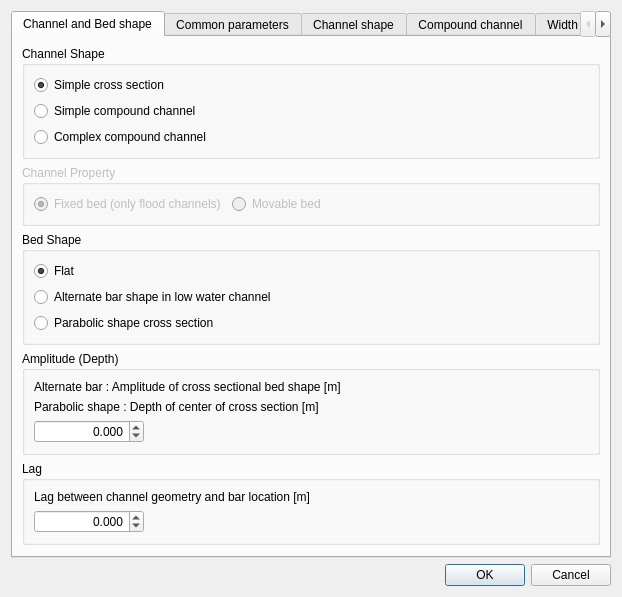
<?xml version="1.0" encoding="UTF-8"?>
<ui version="4.0">
 <class>GridCreatingConditionGridGeneratorSettingDialog</class>
 <widget class="QDialog" name="GridCreatingConditionGridGeneratorSettingDialog">
  <property name="geometry">
   <rect>
    <x>0</x>
    <y>0</y>
    <width>618</width>
    <height>522</height>
   </rect>
  </property>
  <property name="windowTitle">
   <string>Grid Creation</string>
  </property>
  <layout class="QVBoxLayout" name="verticalLayout_6">
   <item>
    <widget class="QTabWidget" name="gridGeneratorTabWidget">
     <property name="minimumSize">
      <size>
       <width>600</width>
       <height>0</height>
      </size>
     </property>
     <property name="currentIndex">
      <number>0</number>
     </property>
     <property name="documentMode">
      <bool>false</bool>
     </property>
     <property name="tabsClosable">
      <bool>false</bool>
     </property>
     <widget class="QWidget" name="bedShapeTab">
      <attribute name="title">
       <string>Channel and Bed shape</string>
      </attribute>
      <layout class="QVBoxLayout" name="verticalLayout_5">
       <item>
        <widget class="QGroupBox" name="channelShapeGroupBox">
         <property name="title">
          <string>Channel Shape</string>
         </property>
         <layout class="QVBoxLayout" name="verticalLayout">
          <item>
           <widget class="QRadioButton" name="singleSectionRadioButton">
            <property name="text">
             <string>Simple cross section</string>
            </property>
            <property name="checked">
             <bool>true</bool>
            </property>
           </widget>
          </item>
          <item>
           <widget class="QRadioButton" name="simpleCompoundRadioButton">
            <property name="text">
             <string>Simple compound channel</string>
            </property>
           </widget>
          </item>
          <item>
           <widget class="QRadioButton" name="complexCompoundRadioButton">
            <property name="text">
             <string>Complex compound channel</string>
            </property>
           </widget>
          </item>
         </layout>
        </widget>
       </item>
       <item>
        <widget class="QGroupBox" name="channelPropertyGroupBox">
         <property name="enabled">
          <bool>false</bool>
         </property>
         <property name="title">
          <string>Channel Property</string>
         </property>
         <layout class="QHBoxLayout" name="horizontalLayout">
          <item>
           <widget class="QRadioButton" name="fixedRadioButton">
            <property name="text">
             <string>Fixed bed (only flood channels)</string>
            </property>
            <property name="checked">
             <bool>true</bool>
            </property>
           </widget>
          </item>
          <item>
           <widget class="QRadioButton" name="movableRadioButton">
            <property name="text">
             <string>Movable bed</string>
            </property>
            <property name="checked">
             <bool>false</bool>
            </property>
           </widget>
          </item>
          <item>
           <spacer name="horizontalSpacer_15">
            <property name="orientation">
             <enum>Qt::Horizontal</enum>
            </property>
            <property name="sizeHint" stdset="0">
             <size>
              <width>270</width>
              <height>20</height>
             </size>
            </property>
           </spacer>
          </item>
         </layout>
        </widget>
       </item>
       <item>
        <widget class="QGroupBox" name="bedShapeGroupBox">
         <property name="title">
          <string>Bed Shape</string>
         </property>
         <layout class="QVBoxLayout" name="verticalLayout_2">
          <item>
           <widget class="QRadioButton" name="flatRadioButton">
            <property name="text">
             <string>Flat</string>
            </property>
            <property name="checked">
             <bool>true</bool>
            </property>
           </widget>
          </item>
          <item>
           <widget class="QRadioButton" name="barRadioButton">
            <property name="text">
             <string>Alternate bar shape in low water channel</string>
            </property>
           </widget>
          </item>
          <item>
           <widget class="QRadioButton" name="parabolicRadioButton">
            <property name="text">
             <string>Parabolic shape cross section</string>
            </property>
           </widget>
          </item>
         </layout>
        </widget>
       </item>
       <item>
        <widget class="QGroupBox" name="amplitudeGroupBox">
         <property name="title">
          <string>Amplitude (Depth)</string>
         </property>
         <layout class="QVBoxLayout" name="verticalLayout_3">
          <item>
           <widget class="QLabel" name="barLabel">
            <property name="text">
             <string>Alternate bar : Amplitude of cross sectional bed shape [m]</string>
            </property>
           </widget>
          </item>
          <item>
           <widget class="QLabel" name="parabolicLabel">
            <property name="text">
             <string>Parabolic shape : Depth of center of cross section [m]</string>
            </property>
           </widget>
          </item>
          <item>
           <layout class="QHBoxLayout" name="horizontalLayout_3">
            <item>
             <widget class="QDoubleSpinBox" name="amplitudeSpinBox">
              <property name="minimumSize">
               <size>
                <width>110</width>
                <height>0</height>
               </size>
              </property>
              <property name="alignment">
               <set>Qt::AlignRight|Qt::AlignTrailing|Qt::AlignVCenter</set>
              </property>
              <property name="decimals">
               <number>3</number>
              </property>
              <property name="minimum">
               <double>-1000000000.000000000000000</double>
              </property>
              <property name="maximum">
               <double>1000000000.000000000000000</double>
              </property>
             </widget>
            </item>
            <item>
             <spacer name="horizontalSpacer">
              <property name="orientation">
               <enum>Qt::Horizontal</enum>
              </property>
              <property name="sizeHint" stdset="0">
               <size>
                <width>40</width>
                <height>20</height>
               </size>
              </property>
             </spacer>
            </item>
           </layout>
          </item>
         </layout>
        </widget>
       </item>
       <item>
        <widget class="QGroupBox" name="lagGroupBox">
         <property name="title">
          <string>Lag</string>
         </property>
         <layout class="QVBoxLayout" name="verticalLayout_4">
          <item>
           <widget class="QLabel" name="lagLabel">
            <property name="text">
             <string>Lag between channel geometry and bar location [m]</string>
            </property>
           </widget>
          </item>
          <item>
           <layout class="QHBoxLayout" name="horizontalLayout_2">
            <item>
             <widget class="QDoubleSpinBox" name="lagSpinBox">
              <property name="minimumSize">
               <size>
                <width>110</width>
                <height>0</height>
               </size>
              </property>
              <property name="alignment">
               <set>Qt::AlignRight|Qt::AlignTrailing|Qt::AlignVCenter</set>
              </property>
              <property name="decimals">
               <number>3</number>
              </property>
              <property name="minimum">
               <double>-1000000000.000000000000000</double>
              </property>
              <property name="maximum">
               <double>1000000000.000000000000000</double>
              </property>
             </widget>
            </item>
            <item>
             <spacer name="horizontalSpacer_2">
              <property name="orientation">
               <enum>Qt::Horizontal</enum>
              </property>
              <property name="sizeHint" stdset="0">
               <size>
                <width>40</width>
                <height>20</height>
               </size>
              </property>
             </spacer>
            </item>
           </layout>
          </item>
         </layout>
        </widget>
       </item>
       <item>
        <spacer name="verticalSpacer_2">
         <property name="orientation">
          <enum>Qt::Vertical</enum>
         </property>
         <property name="sizeHint" stdset="0">
          <size>
           <width>20</width>
           <height>1</height>
          </size>
         </property>
        </spacer>
       </item>
      </layout>
     </widget>
     <widget class="QWidget" name="parametersTab">
      <attribute name="title">
       <string>Common parameters</string>
      </attribute>
      <layout class="QVBoxLayout" name="verticalLayout_7">
       <item>
        <widget class="QLabel" name="waveLengthLabel">
         <property name="text">
          <string>Meander wave length [m] :</string>
         </property>
        </widget>
       </item>
       <item>
        <layout class="QHBoxLayout" name="horizontalLayout_6">
         <item>
          <widget class="QDoubleSpinBox" name="waveLengthSpinBox">
           <property name="minimumSize">
            <size>
             <width>110</width>
             <height>0</height>
            </size>
           </property>
           <property name="alignment">
            <set>Qt::AlignRight|Qt::AlignTrailing|Qt::AlignVCenter</set>
           </property>
           <property name="decimals">
            <number>3</number>
           </property>
           <property name="minimum">
            <double>0.001000000000000</double>
           </property>
           <property name="maximum">
            <double>1000000000.000000000000000</double>
           </property>
          </widget>
         </item>
         <item>
          <spacer name="horizontalSpacer_7">
           <property name="orientation">
            <enum>Qt::Horizontal</enum>
           </property>
           <property name="sizeHint" stdset="0">
            <size>
             <width>40</width>
             <height>20</height>
            </size>
           </property>
          </spacer>
         </item>
        </layout>
       </item>
       <item>
        <widget class="QLabel" name="waveNumberLabel">
         <property name="text">
          <string>Wave number :</string>
         </property>
        </widget>
       </item>
       <item>
        <layout class="QHBoxLayout" name="horizontalLayout_5">
         <item>
          <widget class="QSpinBox" name="waveNumberSpinBox">
           <property name="minimumSize">
            <size>
             <width>110</width>
             <height>0</height>
            </size>
           </property>
           <property name="alignment">
            <set>Qt::AlignRight|Qt::AlignTrailing|Qt::AlignVCenter</set>
           </property>
           <property name="minimum">
            <number>1</number>
           </property>
           <property name="maximum">
            <number>2000000000</number>
           </property>
           <property name="value">
            <number>1</number>
           </property>
          </widget>
         </item>
         <item>
          <spacer name="horizontalSpacer_6">
           <property name="orientation">
            <enum>Qt::Horizontal</enum>
           </property>
           <property name="sizeHint" stdset="0">
            <size>
             <width>40</width>
             <height>20</height>
            </size>
           </property>
          </spacer>
         </item>
        </layout>
       </item>
       <item>
        <widget class="QLabel" name="meanderAngleLabel">
         <property name="text">
          <string>Meander angle (degree, zero for a straight channel) :</string>
         </property>
        </widget>
       </item>
       <item>
        <layout class="QHBoxLayout" name="horizontalLayout_8">
         <item>
          <widget class="QDoubleSpinBox" name="meanderAngleSpinBox">
           <property name="minimumSize">
            <size>
             <width>110</width>
             <height>0</height>
            </size>
           </property>
           <property name="alignment">
            <set>Qt::AlignRight|Qt::AlignTrailing|Qt::AlignVCenter</set>
           </property>
           <property name="decimals">
            <number>1</number>
           </property>
           <property name="minimum">
            <double>-360.000000000000000</double>
           </property>
           <property name="maximum">
            <double>360.000000000000000</double>
           </property>
          </widget>
         </item>
         <item>
          <spacer name="horizontalSpacer_3">
           <property name="orientation">
            <enum>Qt::Horizontal</enum>
           </property>
           <property name="sizeHint" stdset="0">
            <size>
             <width>40</width>
             <height>20</height>
            </size>
           </property>
          </spacer>
         </item>
        </layout>
       </item>
       <item>
        <widget class="QLabel" name="slopeLabel">
         <property name="text">
          <string>Channel slope :</string>
         </property>
        </widget>
       </item>
       <item>
        <layout class="QHBoxLayout" name="horizontalLayout_4">
         <item>
          <widget class="QDoubleSpinBox" name="slopeSpinBox">
           <property name="minimumSize">
            <size>
             <width>110</width>
             <height>0</height>
            </size>
           </property>
           <property name="alignment">
            <set>Qt::AlignRight|Qt::AlignTrailing|Qt::AlignVCenter</set>
           </property>
           <property name="decimals">
            <number>6</number>
           </property>
           <property name="minimum">
            <double>-1000000000.000000000000000</double>
           </property>
           <property name="maximum">
            <double>1000000000.000000000000000</double>
           </property>
          </widget>
         </item>
         <item>
          <spacer name="horizontalSpacer_5">
           <property name="orientation">
            <enum>Qt::Horizontal</enum>
           </property>
           <property name="sizeHint" stdset="0">
            <size>
             <width>40</width>
             <height>20</height>
            </size>
           </property>
          </spacer>
         </item>
        </layout>
       </item>
       <item>
        <widget class="QLabel" name="gridNumberLabel">
         <property name="text">
          <string>Number of grids for one wave length in the longitudinal direction :</string>
         </property>
        </widget>
       </item>
       <item>
        <layout class="QHBoxLayout" name="horizontalLayout_7">
         <item>
          <widget class="QSpinBox" name="longitudinalGridNumberSpinBox">
           <property name="minimumSize">
            <size>
             <width>110</width>
             <height>0</height>
            </size>
           </property>
           <property name="alignment">
            <set>Qt::AlignRight|Qt::AlignTrailing|Qt::AlignVCenter</set>
           </property>
           <property name="minimum">
            <number>1</number>
           </property>
           <property name="maximum">
            <number>2000000000</number>
           </property>
          </widget>
         </item>
         <item>
          <spacer name="horizontalSpacer_4">
           <property name="orientation">
            <enum>Qt::Horizontal</enum>
           </property>
           <property name="sizeHint" stdset="0">
            <size>
             <width>40</width>
             <height>20</height>
            </size>
           </property>
          </spacer>
         </item>
        </layout>
       </item>
       <item>
        <spacer name="verticalSpacer">
         <property name="orientation">
          <enum>Qt::Vertical</enum>
         </property>
         <property name="sizeHint" stdset="0">
          <size>
           <width>20</width>
           <height>199</height>
          </size>
         </property>
        </spacer>
       </item>
      </layout>
     </widget>
     <widget class="QWidget" name="channelShapeTab">
      <attribute name="title">
       <string>Channel shape</string>
      </attribute>
      <layout class="QVBoxLayout" name="verticalLayout_11">
       <item>
        <widget class="QGroupBox" name="simpleChannelGroupBox">
         <property name="title">
          <string>Simple channel</string>
         </property>
         <layout class="QVBoxLayout" name="verticalLayout_8">
          <item>
           <widget class="QLabel" name="simpleChannelWidthLabel">
            <property name="text">
             <string>Channel width [m] :</string>
            </property>
           </widget>
          </item>
          <item>
           <layout class="QHBoxLayout" name="horizontalLayout_9">
            <item>
             <widget class="QDoubleSpinBox" name="simpleChannelWidthSpinBox">
              <property name="minimumSize">
               <size>
                <width>110</width>
                <height>0</height>
               </size>
              </property>
              <property name="alignment">
               <set>Qt::AlignRight|Qt::AlignTrailing|Qt::AlignVCenter</set>
              </property>
              <property name="decimals">
               <number>3</number>
              </property>
              <property name="minimum">
               <double>0.001000000000000</double>
              </property>
              <property name="maximum">
               <double>1000000000.000000000000000</double>
              </property>
              <property name="value">
               <double>1.000000000000000</double>
              </property>
             </widget>
            </item>
            <item>
             <spacer name="horizontalSpacer_8">
              <property name="orientation">
               <enum>Qt::Horizontal</enum>
              </property>
              <property name="sizeHint" stdset="0">
               <size>
                <width>40</width>
                <height>20</height>
               </size>
              </property>
             </spacer>
            </item>
           </layout>
          </item>
          <item>
           <widget class="QLabel" name="simpleChannelGridNumberLabel">
            <property name="text">
             <string>Number of grids in the cross sectional direction :</string>
            </property>
           </widget>
          </item>
          <item>
           <layout class="QHBoxLayout" name="horizontalLayout_10">
            <item>
             <widget class="QSpinBox" name="simpleChannelGridNumberSpinBox">
              <property name="minimumSize">
               <size>
                <width>110</width>
                <height>0</height>
               </size>
              </property>
              <property name="alignment">
               <set>Qt::AlignRight|Qt::AlignTrailing|Qt::AlignVCenter</set>
              </property>
              <property name="minimum">
               <number>1</number>
              </property>
              <property name="maximum">
               <number>2000000000</number>
              </property>
             </widget>
            </item>
            <item>
             <spacer name="horizontalSpacer_9">
              <property name="orientation">
               <enum>Qt::Horizontal</enum>
              </property>
              <property name="sizeHint" stdset="0">
               <size>
                <width>40</width>
                <height>20</height>
               </size>
              </property>
             </spacer>
            </item>
           </layout>
          </item>
         </layout>
        </widget>
       </item>
       <item>
        <widget class="QGroupBox" name="simpleCompoundGroupBox">
         <property name="title">
          <string>Simple compound</string>
         </property>
         <layout class="QVBoxLayout" name="verticalLayout_9">
          <item>
           <widget class="QLabel" name="leftWidthLabel">
            <property name="text">
             <string>Width of the left flood channel [m] :</string>
            </property>
           </widget>
          </item>
          <item>
           <layout class="QHBoxLayout" name="horizontalLayout_11">
            <item>
             <widget class="QDoubleSpinBox" name="leftWidthSpinBox">
              <property name="minimumSize">
               <size>
                <width>110</width>
                <height>0</height>
               </size>
              </property>
              <property name="alignment">
               <set>Qt::AlignRight|Qt::AlignTrailing|Qt::AlignVCenter</set>
              </property>
              <property name="decimals">
               <number>3</number>
              </property>
              <property name="minimum">
               <double>0.001000000000000</double>
              </property>
              <property name="maximum">
               <double>1000000000.000000000000000</double>
              </property>
             </widget>
            </item>
            <item>
             <spacer name="horizontalSpacer_10">
              <property name="orientation">
               <enum>Qt::Horizontal</enum>
              </property>
              <property name="sizeHint" stdset="0">
               <size>
                <width>40</width>
                <height>20</height>
               </size>
              </property>
             </spacer>
            </item>
           </layout>
          </item>
          <item>
           <widget class="QLabel" name="simpleLowWidthLabel">
            <property name="text">
             <string>Width of the low water channel [m] :</string>
            </property>
           </widget>
          </item>
          <item>
           <layout class="QHBoxLayout" name="horizontalLayout_12">
            <item>
             <widget class="QDoubleSpinBox" name="simpleLowWidthSpinBox">
              <property name="minimumSize">
               <size>
                <width>110</width>
                <height>0</height>
               </size>
              </property>
              <property name="alignment">
               <set>Qt::AlignRight|Qt::AlignTrailing|Qt::AlignVCenter</set>
              </property>
              <property name="decimals">
               <number>3</number>
              </property>
              <property name="minimum">
               <double>0.001000000000000</double>
              </property>
              <property name="maximum">
               <double>1000000000.000000000000000</double>
              </property>
             </widget>
            </item>
            <item>
             <spacer name="horizontalSpacer_11">
              <property name="orientation">
               <enum>Qt::Horizontal</enum>
              </property>
              <property name="sizeHint" stdset="0">
               <size>
                <width>40</width>
                <height>20</height>
               </size>
              </property>
             </spacer>
            </item>
           </layout>
          </item>
          <item>
           <widget class="QLabel" name="rightWidthLabel">
            <property name="text">
             <string>Width of the right flood channel [m] :</string>
            </property>
           </widget>
          </item>
          <item>
           <layout class="QHBoxLayout" name="horizontalLayout_13">
            <item>
             <widget class="QDoubleSpinBox" name="rightWidthSpinBox">
              <property name="minimumSize">
               <size>
                <width>110</width>
                <height>0</height>
               </size>
              </property>
              <property name="alignment">
               <set>Qt::AlignRight|Qt::AlignTrailing|Qt::AlignVCenter</set>
              </property>
              <property name="decimals">
               <number>3</number>
              </property>
              <property name="minimum">
               <double>0.001000000000000</double>
              </property>
              <property name="maximum">
               <double>1000000000.000000000000000</double>
              </property>
             </widget>
            </item>
            <item>
             <spacer name="horizontalSpacer_12">
              <property name="orientation">
               <enum>Qt::Horizontal</enum>
              </property>
              <property name="sizeHint" stdset="0">
               <size>
                <width>40</width>
                <height>20</height>
               </size>
              </property>
             </spacer>
            </item>
           </layout>
          </item>
         </layout>
        </widget>
       </item>
       <item>
        <widget class="QGroupBox" name="complexCompoundGroupBox">
         <property name="title">
          <string>Complex compound</string>
         </property>
         <layout class="QVBoxLayout" name="verticalLayout_10">
          <item>
           <widget class="QLabel" name="totalWidthLabel">
            <property name="text">
             <string>Total width between banks [m] :</string>
            </property>
           </widget>
          </item>
          <item>
           <layout class="QHBoxLayout" name="horizontalLayout_14">
            <item>
             <widget class="QDoubleSpinBox" name="totalWidthSpinBox">
              <property name="minimumSize">
               <size>
                <width>110</width>
                <height>0</height>
               </size>
              </property>
              <property name="baseSize">
               <size>
                <width>0</width>
                <height>0</height>
               </size>
              </property>
              <property name="alignment">
               <set>Qt::AlignRight|Qt::AlignTrailing|Qt::AlignVCenter</set>
              </property>
              <property name="decimals">
               <number>3</number>
              </property>
              <property name="minimum">
               <double>0.001000000000000</double>
              </property>
              <property name="maximum">
               <double>1000000000.000000000000000</double>
              </property>
              <property name="value">
               <double>1.000000000000000</double>
              </property>
             </widget>
            </item>
            <item>
             <spacer name="horizontalSpacer_13">
              <property name="orientation">
               <enum>Qt::Horizontal</enum>
              </property>
              <property name="sizeHint" stdset="0">
               <size>
                <width>40</width>
                <height>20</height>
               </size>
              </property>
             </spacer>
            </item>
           </layout>
          </item>
          <item>
           <widget class="QLabel" name="complexLowWidthLlabel">
            <property name="text">
             <string>Width of the low water channel [m] :</string>
            </property>
           </widget>
          </item>
          <item>
           <layout class="QHBoxLayout" name="horizontalLayout_15">
            <item>
             <widget class="QDoubleSpinBox" name="complexLowWidthSpinBox">
              <property name="minimumSize">
               <size>
                <width>110</width>
                <height>0</height>
               </size>
              </property>
              <property name="baseSize">
               <size>
                <width>0</width>
                <height>0</height>
               </size>
              </property>
              <property name="alignment">
               <set>Qt::AlignRight|Qt::AlignTrailing|Qt::AlignVCenter</set>
              </property>
              <property name="decimals">
               <number>3</number>
              </property>
              <property name="minimum">
               <double>0.001000000000000</double>
              </property>
              <property name="maximum">
               <double>1000000000.000000000000000</double>
              </property>
             </widget>
            </item>
            <item>
             <spacer name="horizontalSpacer_14">
              <property name="orientation">
               <enum>Qt::Horizontal</enum>
              </property>
              <property name="sizeHint" stdset="0">
               <size>
                <width>40</width>
                <height>20</height>
               </size>
              </property>
             </spacer>
            </item>
           </layout>
          </item>
         </layout>
        </widget>
       </item>
       <item>
        <spacer name="verticalSpacer_3">
         <property name="orientation">
          <enum>Qt::Vertical</enum>
         </property>
         <property name="sizeHint" stdset="0">
          <size>
           <width>20</width>
           <height>11</height>
          </size>
         </property>
        </spacer>
       </item>
      </layout>
     </widget>
     <widget class="QWidget" name="compoundTab">
      <attribute name="title">
       <string>Compound channel</string>
      </attribute>
      <layout class="QVBoxLayout" name="verticalLayout_12">
       <item>
        <widget class="QLabel" name="leftGridNumberLabel">
         <property name="text">
          <string>Number of grids for the left flood channel :</string>
         </property>
        </widget>
       </item>
       <item>
        <layout class="QHBoxLayout" name="horizontalLayout_16">
         <item>
          <widget class="QSpinBox" name="leftGridNumberSpinBox">
           <property name="minimumSize">
            <size>
             <width>110</width>
             <height>0</height>
            </size>
           </property>
           <property name="alignment">
            <set>Qt::AlignRight|Qt::AlignTrailing|Qt::AlignVCenter</set>
           </property>
           <property name="minimum">
            <number>1</number>
           </property>
           <property name="maximum">
            <number>2000000000</number>
           </property>
          </widget>
         </item>
         <item>
          <spacer name="horizontalSpacer_16">
           <property name="orientation">
            <enum>Qt::Horizontal</enum>
           </property>
           <property name="sizeHint" stdset="0">
            <size>
             <width>40</width>
             <height>20</height>
            </size>
           </property>
          </spacer>
         </item>
        </layout>
       </item>
       <item>
        <widget class="QLabel" name="lowGridNumberLabel">
         <property name="text">
          <string>Number of grids for the low water channel :</string>
         </property>
        </widget>
       </item>
       <item>
        <layout class="QHBoxLayout" name="horizontalLayout_17">
         <item>
          <widget class="QSpinBox" name="lowGridNumberSpinBox">
           <property name="minimumSize">
            <size>
             <width>110</width>
             <height>0</height>
            </size>
           </property>
           <property name="alignment">
            <set>Qt::AlignRight|Qt::AlignTrailing|Qt::AlignVCenter</set>
           </property>
           <property name="minimum">
            <number>1</number>
           </property>
           <property name="maximum">
            <number>2000000000</number>
           </property>
          </widget>
         </item>
         <item>
          <spacer name="horizontalSpacer_17">
           <property name="orientation">
            <enum>Qt::Horizontal</enum>
           </property>
           <property name="sizeHint" stdset="0">
            <size>
             <width>40</width>
             <height>20</height>
            </size>
           </property>
          </spacer>
         </item>
        </layout>
       </item>
       <item>
        <widget class="QLabel" name="rightGridNumberLabel">
         <property name="text">
          <string>Number of grids for the right flood channel :</string>
         </property>
        </widget>
       </item>
       <item>
        <layout class="QHBoxLayout" name="horizontalLayout_19">
         <item>
          <widget class="QSpinBox" name="rightGridNumberSpinBox">
           <property name="minimumSize">
            <size>
             <width>110</width>
             <height>0</height>
            </size>
           </property>
           <property name="alignment">
            <set>Qt::AlignRight|Qt::AlignTrailing|Qt::AlignVCenter</set>
           </property>
           <property name="minimum">
            <number>1</number>
           </property>
           <property name="maximum">
            <number>2000000000</number>
           </property>
          </widget>
         </item>
         <item>
          <spacer name="horizontalSpacer_19">
           <property name="orientation">
            <enum>Qt::Horizontal</enum>
           </property>
           <property name="sizeHint" stdset="0">
            <size>
             <width>40</width>
             <height>20</height>
            </size>
           </property>
          </spacer>
         </item>
        </layout>
       </item>
       <item>
        <widget class="QLabel" name="depthLabel">
         <property name="text">
          <string>Depth of the low water channel [m] :</string>
         </property>
        </widget>
       </item>
       <item>
        <layout class="QHBoxLayout" name="horizontalLayout_18">
         <item>
          <widget class="QDoubleSpinBox" name="depthSpinBox">
           <property name="minimumSize">
            <size>
             <width>110</width>
             <height>0</height>
            </size>
           </property>
           <property name="alignment">
            <set>Qt::AlignRight|Qt::AlignTrailing|Qt::AlignVCenter</set>
           </property>
           <property name="decimals">
            <number>3</number>
           </property>
           <property name="minimum">
            <double>-1000000000.000000000000000</double>
           </property>
           <property name="maximum">
            <double>1000000000.000000000000000</double>
           </property>
          </widget>
         </item>
         <item>
          <spacer name="horizontalSpacer_18">
           <property name="orientation">
            <enum>Qt::Horizontal</enum>
           </property>
           <property name="sizeHint" stdset="0">
            <size>
             <width>40</width>
             <height>20</height>
            </size>
           </property>
          </spacer>
         </item>
        </layout>
       </item>
       <item>
        <widget class="QLabel" name="lowSlopeLabel">
         <property name="text">
          <string>Slope of the low water channel banks :</string>
         </property>
        </widget>
       </item>
       <item>
        <layout class="QHBoxLayout" name="horizontalLayout_20">
         <item>
          <widget class="QDoubleSpinBox" name="lowSlopeSpinBox">
           <property name="minimumSize">
            <size>
             <width>110</width>
             <height>0</height>
            </size>
           </property>
           <property name="alignment">
            <set>Qt::AlignRight|Qt::AlignTrailing|Qt::AlignVCenter</set>
           </property>
           <property name="decimals">
            <number>3</number>
           </property>
           <property name="minimum">
            <double>-1000000000.000000000000000</double>
           </property>
           <property name="maximum">
            <double>1000000000.000000000000000</double>
           </property>
          </widget>
         </item>
         <item>
          <spacer name="horizontalSpacer_20">
           <property name="orientation">
            <enum>Qt::Horizontal</enum>
           </property>
           <property name="sizeHint" stdset="0">
            <size>
             <width>40</width>
             <height>20</height>
            </size>
           </property>
          </spacer>
         </item>
        </layout>
       </item>
       <item>
        <widget class="QLabel" name="bankGridNumberLabel">
         <property name="text">
          <string>Number of grids for the low water channel banks :</string>
         </property>
        </widget>
       </item>
       <item>
        <layout class="QHBoxLayout" name="horizontalLayout_21">
         <item>
          <widget class="QSpinBox" name="bankGridNumberSpinBox">
           <property name="minimumSize">
            <size>
             <width>110</width>
             <height>0</height>
            </size>
           </property>
           <property name="alignment">
            <set>Qt::AlignRight|Qt::AlignTrailing|Qt::AlignVCenter</set>
           </property>
           <property name="minimum">
            <number>1</number>
           </property>
           <property name="maximum">
            <number>2000000000</number>
           </property>
          </widget>
         </item>
         <item>
          <spacer name="horizontalSpacer_21">
           <property name="orientation">
            <enum>Qt::Horizontal</enum>
           </property>
           <property name="sizeHint" stdset="0">
            <size>
             <width>40</width>
             <height>20</height>
            </size>
           </property>
          </spacer>
         </item>
        </layout>
       </item>
       <item>
        <spacer name="verticalSpacer_4">
         <property name="orientation">
          <enum>Qt::Vertical</enum>
         </property>
         <property name="sizeHint" stdset="0">
          <size>
           <width>20</width>
           <height>153</height>
          </size>
         </property>
        </spacer>
       </item>
      </layout>
     </widget>
     <widget class="QWidget" name="widthTab">
      <attribute name="title">
       <string>Width change</string>
      </attribute>
      <layout class="QVBoxLayout" name="verticalLayout_15">
       <item>
        <widget class="QGroupBox" name="widthChangeGroupBox">
         <property name="title">
          <string>Width change</string>
         </property>
         <layout class="QVBoxLayout" name="verticalLayout_13">
          <item>
           <widget class="QRadioButton" name="constantRadioButton">
            <property name="text">
             <string>Constant</string>
            </property>
           </widget>
          </item>
          <item>
           <widget class="QRadioButton" name="changeRadioButton">
            <property name="text">
             <string>Change in flow direction</string>
            </property>
           </widget>
          </item>
         </layout>
        </widget>
       </item>
       <item>
        <widget class="QGroupBox" name="widthChangeTypeGroupBox">
         <property name="title">
          <string>Width change type</string>
         </property>
         <layout class="QVBoxLayout" name="verticalLayout_14">
          <item>
           <widget class="QRadioButton" name="bothRadioButton">
            <property name="text">
             <string>Left and right banks</string>
            </property>
           </widget>
          </item>
          <item>
           <widget class="QRadioButton" name="leftRadioButton">
            <property name="text">
             <string>Left bank only</string>
            </property>
           </widget>
          </item>
          <item>
           <widget class="QRadioButton" name="rightRadioButton">
            <property name="text">
             <string>Right bank only</string>
            </property>
           </widget>
          </item>
         </layout>
        </widget>
       </item>
       <item>
        <widget class="QLabel" name="widthVariationLabel">
         <property name="text">
          <string>Width variation [m] :</string>
         </property>
        </widget>
       </item>
       <item>
        <layout class="QHBoxLayout" name="horizontalLayout_22">
         <item>
          <widget class="QDoubleSpinBox" name="variationSpinBox">
           <property name="minimumSize">
            <size>
             <width>110</width>
             <height>0</height>
            </size>
           </property>
           <property name="alignment">
            <set>Qt::AlignRight|Qt::AlignTrailing|Qt::AlignVCenter</set>
           </property>
           <property name="decimals">
            <number>3</number>
           </property>
           <property name="minimum">
            <double>-1000000000.000000000000000</double>
           </property>
           <property name="maximum">
            <double>1000000000.000000000000000</double>
           </property>
          </widget>
         </item>
         <item>
          <spacer name="horizontalSpacer_22">
           <property name="orientation">
            <enum>Qt::Horizontal</enum>
           </property>
           <property name="sizeHint" stdset="0">
            <size>
             <width>40</width>
             <height>20</height>
            </size>
           </property>
          </spacer>
         </item>
        </layout>
       </item>
       <item>
        <spacer name="verticalSpacer_5">
         <property name="orientation">
          <enum>Qt::Vertical</enum>
         </property>
         <property name="sizeHint" stdset="0">
          <size>
           <width>20</width>
           <height>209</height>
          </size>
         </property>
        </spacer>
       </item>
      </layout>
     </widget>
    </widget>
   </item>
   <item>
    <widget class="QDialogButtonBox" name="buttonBox">
     <property name="orientation">
      <enum>Qt::Horizontal</enum>
     </property>
     <property name="standardButtons">
      <set>QDialogButtonBox::Cancel|QDialogButtonBox::Ok</set>
     </property>
    </widget>
   </item>
  </layout>
 </widget>
 <resources/>
 <connections>
  <connection>
   <sender>buttonBox</sender>
   <signal>accepted()</signal>
   <receiver>GridCreatingConditionGridGeneratorSettingDialog</receiver>
   <slot>accept()</slot>
   <hints>
    <hint type="sourcelabel">
     <x>257</x>
     <y>512</y>
    </hint>
    <hint type="destinationlabel">
     <x>157</x>
     <y>274</y>
    </hint>
   </hints>
  </connection>
  <connection>
   <sender>buttonBox</sender>
   <signal>rejected()</signal>
   <receiver>GridCreatingConditionGridGeneratorSettingDialog</receiver>
   <slot>reject()</slot>
   <hints>
    <hint type="sourcelabel">
     <x>325</x>
     <y>512</y>
    </hint>
    <hint type="destinationlabel">
     <x>286</x>
     <y>274</y>
    </hint>
   </hints>
  </connection>
  <connection>
   <sender>singleSectionRadioButton</sender>
   <signal>toggled(bool)</signal>
   <receiver>channelPropertyGroupBox</receiver>
   <slot>setDisabled(bool)</slot>
   <hints>
    <hint type="sourcelabel">
     <x>49</x>
     <y>71</y>
    </hint>
    <hint type="destinationlabel">
     <x>152</x>
     <y>142</y>
    </hint>
   </hints>
  </connection>
 </connections>
</ui>
